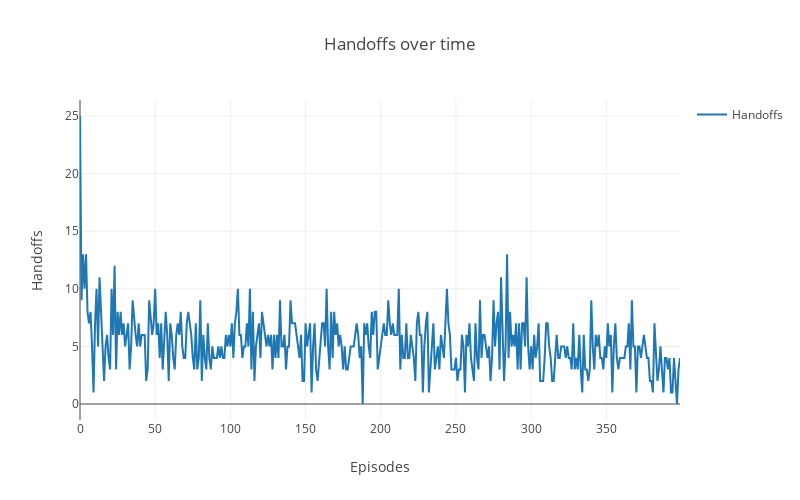

Notebook code cell kept with this figure:
### Code cell
# Create handoff graph
handoffs = go.Scatter(
    x = len(result.Handoffs),
    y = result.Handoffs,
    name='Handoffs'
)

data = [handoffs]

# Plot and embed in ipython notebook!
plotly.offline.iplot(
    {"data": data,
     "layout": go.Layout(
         height=500,
         width=800,
         title='Handoffs over time',
         xaxis=dict(
             title='Episodes',
         ),
         yaxis=dict(
             title='Handoffs'
         ), 
         showlegend=True)},
    show_link=False,
    link_text=None)

### Figure 1 — Plotly figure (JSON) as saved in the notebook; plotly's stock layout.template omitted (floating-point values rounded to 4 significant figures; data arrays with more than 128 entries replaced by an {"elided": "..."} marker saying what was removed)
{"data": [{"name": "Handoffs", "type": "scatter", "x": 400, "y": {"elided": "400 int values"}}], "layout": {"height": 500, "showlegend": true, "title": "Handoffs over time", "width": 800, "xaxis": {"title": "Episodes"}, "yaxis": {"title": "Handoffs"}}}
